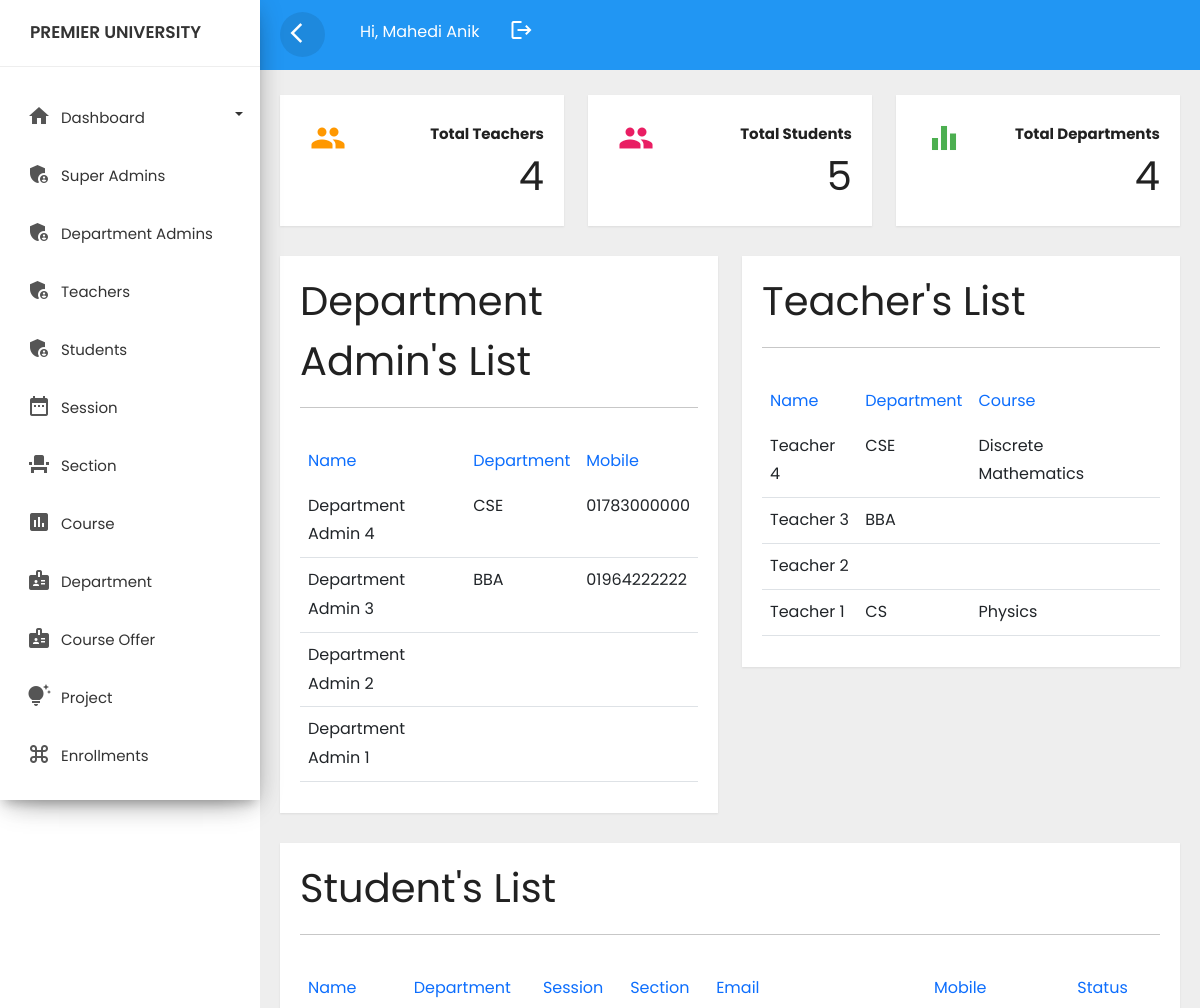
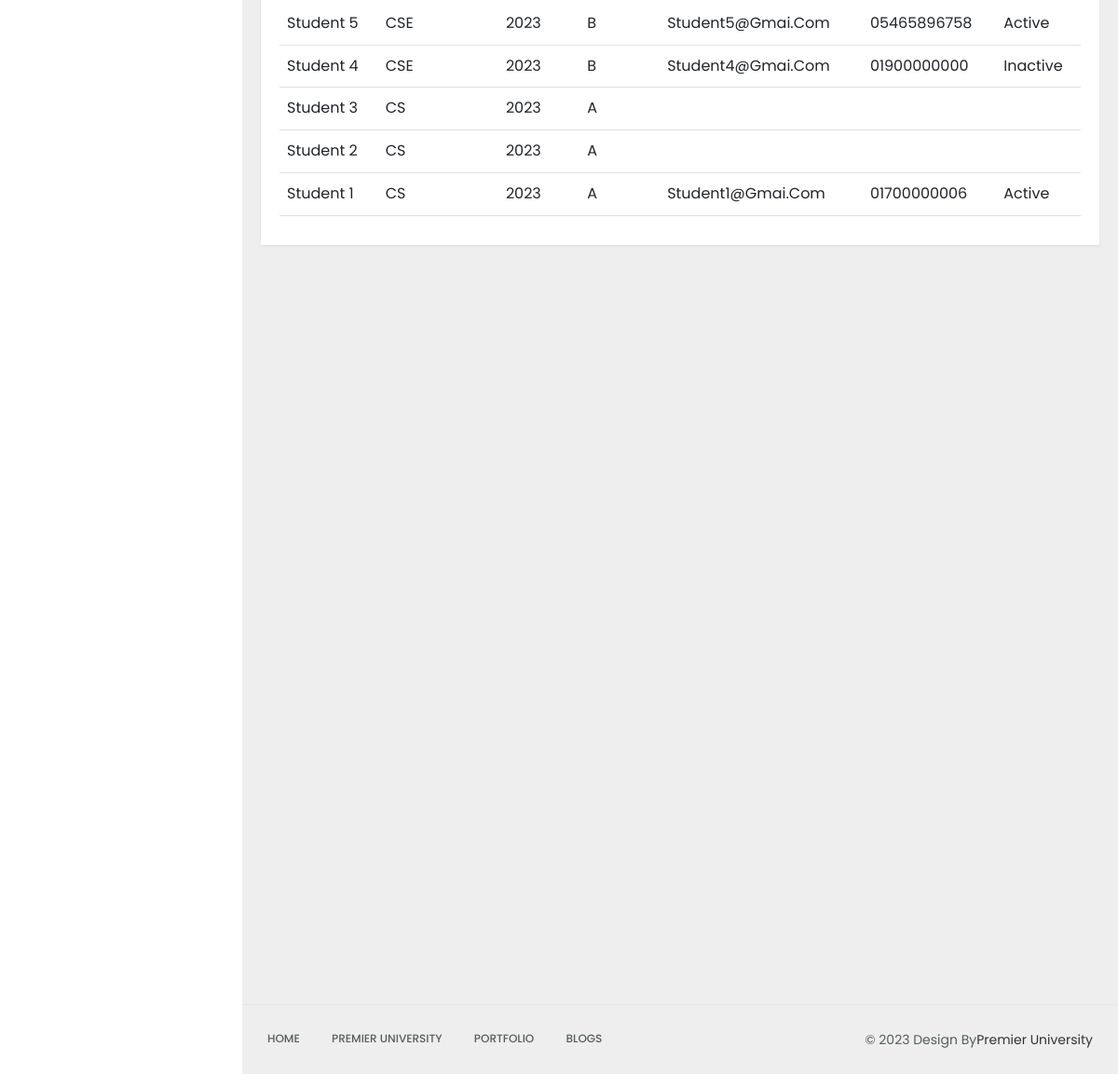
/admin_page.php (signed in), run on the app's committed database (2 pictures, top to bottom).
### tables this page shows
CREATE TABLE `users` (
  `id` int(11) NOT NULL,
  `name` varchar(100) NOT NULL,
  `username` varchar(100) NOT NULL,
  `password` varchar(100) NOT NULL,
  `role` varchar(100) NOT NULL,
  `created` timestamp NOT NULL DEFAULT current_timestamp() ON UPDATE current_timestamp(),
  `email` varchar(100) NOT NULL,
  `address` varchar(50) DEFAULT NULL,
  `sessionid` int(11) DEFAULT NULL,
  `sectionid` int(11) DEFAULT NULL,
  `courseid` int(11) DEFAULT NULL,
  `departmentid` int(11) DEFAULT NULL,
  `status` varchar(10) DEFAULT NULL,
  `mobile` varchar(100) NOT NULL
);

CREATE TABLE `department` (
  `departmentid` int(11) NOT NULL,
  `departmentname` varchar(255) NOT NULL,
  `remarks` varchar(255) NOT NULL
);

CREATE TABLE `course` (
  `courseid` int(11) NOT NULL,
  `course` varchar(255) NOT NULL,
  `departmentid` int(11) DEFAULT NULL,
  `totalmarks` float DEFAULT NULL,
  `description` varchar(255) DEFAULT NULL
);

CREATE TABLE `session` (
  `sessionid` int(11) NOT NULL,
  `session` varchar(50) NOT NULL,
  `courseid` int(11) DEFAULT NULL
);

CREATE TABLE `section` (
  `sectionid` int(11) NOT NULL,
  `sessionid` varchar(30) NOT NULL,
  `sectionname` varchar(30) NOT NULL,
  `departmentid` int(11) DEFAULT NULL
);

### main-content.php (the view, shortened to what this page needs)
<div class="main-content">
		      <div class="row">
			     <div class="col-lg-4 col-md-6 col-sm-6">
				    <div class="card card-stats">
					   <div class="card-header">
					      <div class="icon icon-warning">
						     <span class="material-icons">people</span>
						  </div>
					   </div>
					   <div class="card-content">
					       <p class="category"><strong>Total Teachers</strong></p>
						   <h1 class="card-title">
						   	<?php
											@include 'config.php';
											$query=mysqli_query($conn,"SELECT count(id) as id FROM `users` WHERE role='teacher'  ");
											while($row=mysqli_fetch_array($query)){
											?>
											<?php echo ucwords($row['id']); ?>
											<?php
											}
										?>
						    </h1>
					   </div>
					</div>
				 </div>
				 <div class="col-lg-4 col-md-6 col-sm-6">
				    <div class="card card-stats">
					   <div class="card-header">
					      <div class="icon icon-rose">
						     <span class="material-icons">people</span>
						  </div>
					   </div>
					   <div class="card-content">
					       <p class="category"><strong>Total Students</strong></p>
						   <h1 class="card-title">
						   	<?php
											@include 'config.php';
											$query=mysqli_query($conn,"SELECT count(id) as id FROM `users` WHERE role='student' ");
											while($row=mysqli_fetch_array($query)){
											?>
											<?php echo ucwords($row['id']); ?>
											<?php
											}
										?>
						   </h1>
					   </div>
					</div>
				 </div>
				 <div class="col-lg-4 col-md-6 col-sm-6">
                            <div class="card card-stats">
                                <div class="card-header">
                                    <div class="icon icon-success">
                                        <span class="material-icons">equalizer</span>
                                    </div>
                                </div>
                                <div class="card-content">
                                    <p class="category"><strong>Total Departments</strong></p>
                                    <h1 class="card-title">
                                    	<?php
											@include 'config.php';
											$query=mysqli_query($conn,"SELECT count(departmentid) as id FROM `department` ");
											while($row=mysqli_fetch_array($query)){
											?>
											<?php echo ucwords($row['id']); ?>
											<?php
											}
										?>
                                    </h1>
                                </div>
                            </div>
                        </div>
			  </div>
			  <div class="row">
			     <div class="col-lg-6 col-md-12">
				   <div class="card" >
				       <div class="card-header card-header-text">
					      <h1 class="card-title">Department Admin's List</h1>
					      <hr>
					   </div>
					   <div class="card-content table-responsive">
					       <table class="table table-hover">
						      <thead class="text-primary">
								 <th>Name</th>
								 <th>Department</th>
								 <th>Mobile</th>
							  </thead>
							  <tbody>
							     <?php
											@include 'config.php';
											$query=mysqli_query($conn,"SELECT * from users left join department on users.departmentid=department.departmentid left join course on users.courseid=course.courseid where users.role='department_admin' order by id desc,name asc limit 5 ");
											while($row=mysqli_fetch_array($query)){
											?>
											<tr>
												<td><?php echo ucwords($row['name']); ?></td>
												<td><?php echo ucwords($row['departmentname']); ?></td>
												<td><?php echo ucwords($row['mobile']); ?></td>
											</tr>
											<?php
											}
										?>
							  </tbody>
						   </table>
					   </div>
				   </div>
		   </div>
		   <div class="col-lg-6 col-md-12">
		      <div class="card" >
			     <div class="card-header card-header-text">
                   <h1 class="card-title">Teacher's List</h1>
                   <hr>
                 </div>
			  <div class="card-content table-responsive">
					       <table class="table table-hover">
						      <thead class="text-primary">
								 <th>Name</th>
								 <th>Department</th>
								 <th>Course</th>
							  </thead>
							  <tbody>
							     <?php
											@include 'config.php';
											$query=mysqli_query($conn,"SELECT * from users left join department on users.departmentid=department.departmentid left join course on users.courseid=course.courseid where users.role='teacher' order by id desc,name asc limit 5 ");
											while($row=mysqli_fetch_array($query)){
											?>
											<tr>
												<td><?php echo ucwords($row['name']); ?></td>
												<td><?php echo ucwords($row['departmentname']); ?></td>
												<td><?php echo ucwords($row['course']); ?></td>
											</tr>
											<?php
											}
										?>
							  </tbody>
						   </table>
					   </div>
		   </div>
		</div>
	</div>
		<div class="row">
			<div class="col-lg-12 col-md-12">
		      <div class="card">
			     <div class="card-header card-header-text">
                   <h1 class="card-title">Student's List</h1>
                   <hr>
                 </div>
			  <div class="card-content table-responsive">
					       <table class="table table-hover">
						      <thead class="text-primary">
								 <tr>
											<th>Name</th>
											<th>Department</th>
											<th>Session</th>
											<th>Section</th>
											<th>Email</th>
											<th>Mobile</th>
											<th>Status</th>
										</tr>
							  </thead>
							  <tbody>
							     <?php
											@include 'config.php';
											$query=mysqli_query($conn,"SELECT * from users left join department on users.departmentid=department.departmentid left join session on users.sessionid=session.sessionid left join section on users.sectionid=section.sectionid where users.role='student' order by id desc,name asc limit 10 ");
											while($row=mysqli_fetch_array($query)){
											?>
											<tr>
												<td><?php echo ucwords($row['name']); ?></td>
												<td><?php echo ucwords($row['departmentname']); ?></td>
												<td><?php echo ucwords($row['session']); ?></td>
												<td><?php echo ucwords($row['sectionname']); ?></td>
												<td><?php echo ucwords($row['email']); ?></td>
												<td><?php echo ucwords($row['mobile']); ?></td>
												<td><?php echo ucwords($row['status']); ?></td>
											</tr>
											<?php
											}
										?>
							  </tbody>
						   </table>
					   </div>
		   </div>
		</div>
		     </div>
			  </div>

### css/custom.css (style rules this page uses)
body,html { line-height:1.8; font-family:'Roboto',sans-serif; color:#555e58; text-transform:capitalize; font-weight:400; margin:0px; padding:0px; }
h1,h2,h3,h4,h5,h6,.h1,.h2,.h3,.h4 { font-weight:400; line-height:1.5em; }
p { font-size:15px; margin:12px 0 0; line-height:24px; }
.material-icons { font-family: 'Material Icons'; font-weight: normal; font-style: normal; font-size: 24px; display: inline-block; line-height: 1; text-transform: none; letter-spacing: normal; word-wrap: normal; white-space: nowrap; direction: ltr; -webkit-font-smoothing: antialiased; text-rendering: optimizeLegibility; -moz-osx-font-smoothing: grayscale; font-feature-settings: 'liga'; }
.main-content { padding:10px 20px 0px 20px; position:relative; width:100%; }
.card { margin:10px 0px; }
.card { border-radius:0px!important; }
.card { display:inline-block; position:relative; border:none; width:100%; margin:15px 0; box-shadow:0 1px 2px rgb(0 0 0 / 8%); border-radius:6px; color:rgba(0,0,0,0.87); background-color:#fff; }
.card-stats .card-header { float:left; text-align:center; }
.card .card-header { padding:15px 20px 0; z-index:3; border-bottom:0px!important; background-color:#fff; border-radius:none; }
.card-stats .card-header span { font-size:36px; line-height:56px; width:56px; height:56px; }
.icon.icon-warning { color:#ff9800; }
.icon.icon-rose { color:#e91e63; }
.icon.icon-success { color:#4caf50; }
.card-stats .card-content { text-align:right; padding-top:10px; }
.card .card-content { padding:15px 20px; position:relative; }
.card .card-content .category { margin-bottom:0; }
.card .card-title:not(.card-calender .card-title) { margin-top:0; margin-bottom:5px; }
.card-stats .card-title { margin:0; }
.table > thead > tr > th { border-bottom:1px; font-size:16px; font-weight:400; }

### logincss/style.css (style rules this page uses)
* { font-family: 'Poppins', sans-serif; margin:0; padding:0; box-sizing: border-box; outline: none; border:none; text-decoration: none; }

### data on the page
users: name "Department Admin 4", departmentid.departmentname "CSE", mobile "01783000000"
users: name "Department Admin 3", departmentid.departmentname "BBA", mobile "01964222222"
users: name "Department Admin 2"
users: name "Department Admin 1"
users: name "Teacher 4", departmentid.departmentname "CSE", courseid.course "Discrete Mathematics"
users: name "Teacher 3", departmentid.departmentname "BBA"
users: name "Teacher 2"
users: name "Teacher 1", departmentid.departmentname "CS", courseid.course "Physics"
users: name "Student 5", departmentid.departmentname "CSE", sessionid.session "2023", sectionid.sectionname "B", email "Student5@gmai.com", mobile "05465896758", status "Active"
users: name "Student 4", departmentid.departmentname "CSE", sessionid.session "2023", sectionid.sectionname "B", email "Student4@gmai.com", mobile "01900000000", status "Inactive"
users: name "Student 3", departmentid.departmentname "CS", sessionid.session "2023", sectionid.sectionname "A"
users: name "Student 2", departmentid.departmentname "CS", sessionid.session "2023", sectionid.sectionname "A"
users: name "Student 1", departmentid.departmentname "CS", sessionid.session "2023", sectionid.sectionname "A", email "Student1@gmai.com", mobile "01700000006", status "Active"

### other printed values
$_SESSION['user'] "Mahedi Anik"
$row['id'] "4"
$row['id'] "5"
